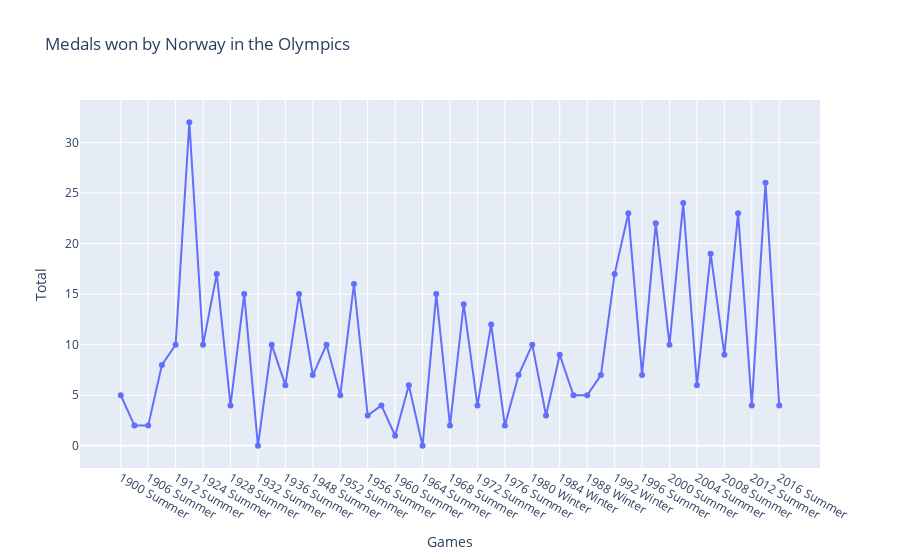

The code cell stored with this chart in its notebook:
### Code cell
fig = px.line(nor_medals, x=nor_medals.index, y="Total", markers=True, title="Medals won by Norway in the Olympics")
fig.show()

### Figure 1 — Plotly figure (JSON) as saved in the notebook; plotly's stock layout.template omitted (floating-point values rounded to 4 significant figures)
{"data": [{"hovertemplate": "Games=%{x}<br>Total=%{y}<extra></extra>", "legendgroup": "", "line": {"color": "#636efa", "dash": "solid"}, "marker": {"symbol": "circle"}, "mode": "lines+markers", "name": "", "orientation": "v", "showlegend": false, "type": "scatter", "x": ["1900 Summer", "1904 Summer", "1906 Summer", "1908 Summer", "1912 Summer", "1920 Summer", "1924 Summer", "1924 Winter", "1928 Summer", "1928 Winter", "1932 Summer", "1932 Winter", "1936 Summer", "1936 Winter", "1948 Summer", "1948 Winter", "1952 Summer", "1952 Winter", "1956 Summer", "1956 Winter", "1960 Summer", "1960 Winter", "1964 Summer", "1964 Winter", "1968 Summer", "1968 Winter", "1972 Summer", "1972 Winter", "1976 Summer", "1976 Winter", "1980 Winter", "1984 Summer", "1984 Winter", "1988 Summer", "1988 Winter", "1992 Summer", "1992 Winter", "1994 Winter", "1996 Summer", "1998 Winter", "2000 Summer", "2002 Winter", "2004 Summer", "2006 Winter", "2008 Summer", "2010 Winter", "2012 Summer", "2014 Winter", "2016 Summer"], "xaxis": "x", "y": [5, 2, 2, 8, 10, 32, 10, 17, 4, 15, 0, 10, 6, 15, 7, 10, 5, 16, 3, 4, 1, 6, 0, 15, 2, 14, 4, 12, 2, 7, 10, 3, 9, 5, 5, 7, 17, 23, 7, 22, 10, 24, 6, 19, 9, 23, 4, 26, 4], "yaxis": "y"}], "layout": {"legend": {"tracegroupgap": 0}, "title": {"text": "Medals won by Norway in the Olympics"}, "xaxis": {"anchor": "y", "domain": [0, 1], "title": {"text": "Games"}}, "yaxis": {"anchor": "x", "domain": [0, 1], "title": {"text": "Total"}}}}
